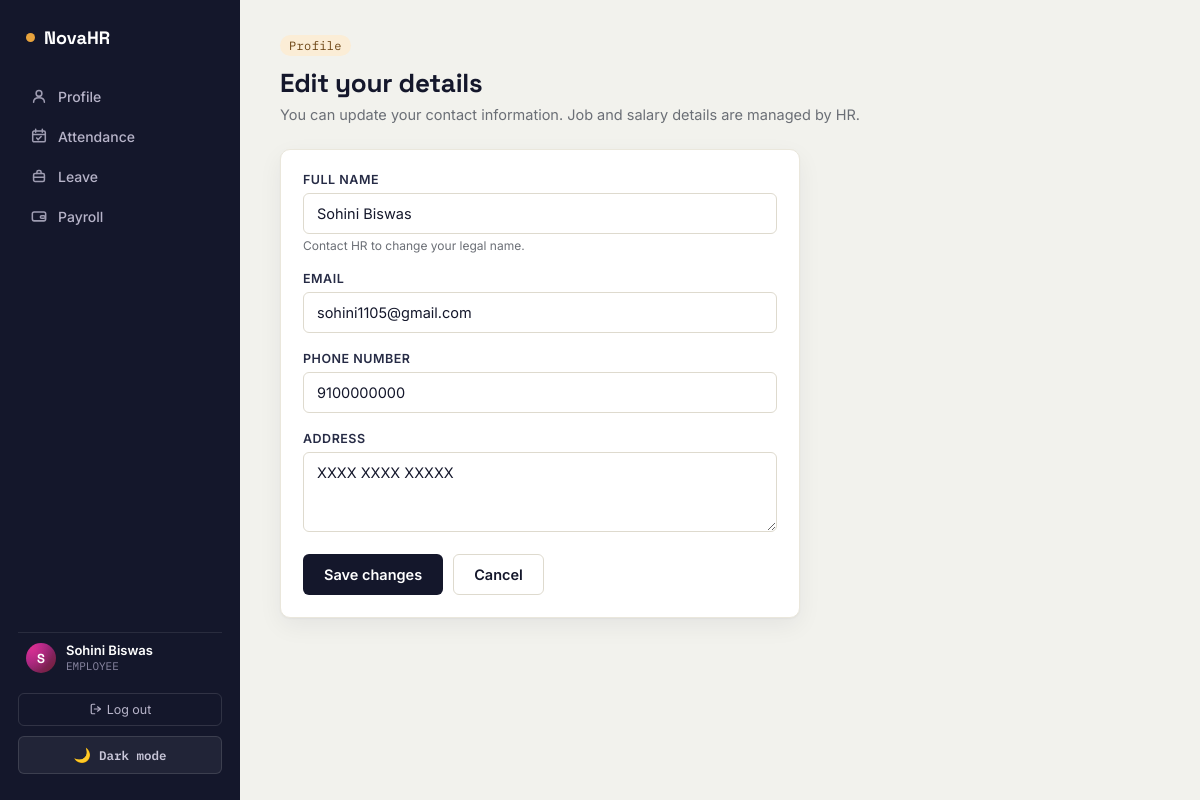
/profile/edit (signed in), run on the app's committed database.
### models.py (models this page shows, shortened)
class User(db.Model):
    __tablename__ = "users"
    id = db.Column(db.Integer, primary_key=True)
    full_name = db.Column(db.String(120), nullable=False)
    email = db.Column(db.String(120), unique=True, nullable=False, index=True)
    password_hash = db.Column(db.String(255), nullable=False)
    role = db.Column(db.String(20), nullable=False, default="employee")  # "employee" | "hr"
    employee_id = db.Column(db.String(20), unique=True, nullable=False)  # display code e.g. EMP0001
    department = db.Column(db.String(80), nullable=True)
    designation = db.Column(db.String(80), nullable=True)
    phone = db.Column(db.String(20), nullable=True)
    address = db.Column(db.String(255), nullable=True)
    profile_pic = db.Column(db.String(255), nullable=True, default="default.png")
    date_joined = db.Column(db.DateTime, default=datetime.utcnow)

### profile_routes.py (the view, shortened to what this page needs)
@profile_bp.route("/profile/edit", methods=["GET", "POST"])
@login_required
def edit_profile():
    user = get_current_user()
    return render_template("edit_profile.html", user=user)

### app.py (called while the page is built)
@app.context_processor
def inject_current_user():
    from auth_utils import get_current_user
    return {"current_user": get_current_user()}

### auth_utils.py (called while the page is built)
def login_required(view_func):
    @wraps(view_func)
    def wrapped(*args, **kwargs):
        if "user_id" not in session:
            flash("Please log in to continue.", "error")
            return redirect(url_for("auth.login"))
        if get_current_user() is None:
            session.clear()
            flash("Your session has expired. Please log in again.", "error")
            return redirect(url_for("auth.login"))
        return view_func(*args, **kwargs)
    return wrapped

def get_current_user():
    from models import User
    user_id = session.get("user_id")
    if not user_id:
        return None
    return User.query.get(user_id)

### templates/edit_profile.html (shortened to what this page needs)
{% extends "base.html" %}
{% block content %}
<div class="page-head">
  <span class="eyebrow">Profile</span>
  <h1>Edit your details</h1>
  <span class="desc">You can update your contact information. Job and salary details are managed by HR.</span>
</div>
<div class="card" style="max-width:520px;">
  <form method="POST" action="{{ url_for('profile.edit_profile') }}">
    <div class="field">
      <label>Full name</label>
      <input type="text" value="{{ user.full_name }}" disabled>
      <span class="hint">Contact HR to change your legal name.</span>
    </div>
    <div class="field">
      <label>Email</label>
      <input type="text" value="{{ user.email }}" disabled>
    </div>
    <div class="field">
      <label for="phone">Phone number</label>
      <input type="tel" id="phone" name="phone" value="{{ user.phone or '' }}" placeholder="+91 98765 43210">
    </div>
    <div class="field">
      <label for="address">Address</label>
      <textarea id="address" name="address" placeholder="Street, city, state, PIN">{{ user.address or '' }}</textarea>
    </div>
    <div style="display:flex; gap:10px;">
      <button type="submit" class="btn btn-primary">Save changes</button>
      <a href="{{ url_for('profile.profile') }}" class="btn btn-outline">Cancel</a>
    </div>
  </form>
</div>
{% endblock %}

### templates/base.html (shortened to what this page needs)
{% import "_ui.html" as ui %}
<!doctype html>
<html lang="en">
<head>
  <link rel="stylesheet" href="{{ url_for('static', filename='css/style.css') }}">
</head>
<body>
  <div class="app-shell">
    <aside class="sidebar">
      <div class="brand"><span class="dot"></span> NovaHR</div>
      <nav>
        <a href="{{ url_for('profile.profile') }}" class="{{ 'active' if request.endpoint == 'profile.profile' }}">
          <span class="ic">{{ ui.icon('profile') }}</span> Profile
        </a>
        <a href="{{ url_for('attendance.attendance_daily') }}" class="{{ 'active' if request.endpoint and request.endpoint.startswith('attendance.attendance') }}">
          <span class="ic">{{ ui.icon('attendance') }}</span> Attendance
        </a>
        <a href="{{ url_for('attendance.apply_leave') }}" class="{{ 'active' if request.endpoint and request.endpoint.startswith('attendance.') and 'leave' in request.endpoint }}">
          <span class="ic">{{ ui.icon('leave') }}</span> Leave
        </a>
        <a href="{{ url_for('profile.my_payroll') }}" class="{{ 'active' if request.endpoint == 'profile.my_payroll' }}">
          <span class="ic">{{ ui.icon('payroll') }}</span> Payroll
        </a>
      </nav>
      <div class="spacer"></div>
      <div class="user-chip">
        {{ ui.avatar(current_user, 'sm') }}
        <div>
          <div class="who">{{ session.get('full_name', 'User') }}</div>
          <div class="role">{{ session.get('role', '')|upper }}</div>
        </div>
      </div>
      <a class="logout-link" href="{{ url_for('auth.logout') }}"><span class="ic" style="width:14px;height:14px;display:inline-flex;vertical-align:-2px;margin-right:4px;">{{ ui.icon('logout') }}</span>Log out</a>
      <button type="button" class="theme-toggle" id="theme-toggle">
        <span class="icon" id="theme-icon">🌙</span> <span id="theme-label">Dark mode</span>
      </button>
    </aside>
    <main class="main">
      {% block content %}{% endblock %}
    </main>
  </div>
</body>
</html>

### data on the page
User: get "Sohini Biswas", get "EMPLOYEE", full_name "Sohini Biswas", email "sohini1105@gmail.com", phone "9100000000", address "XXXX XXXX XXXXX"

### other printed values
{{ initial }} "S"
